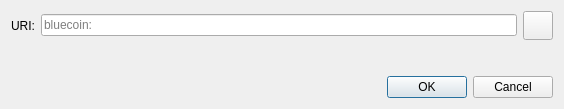
<?xml version="1.0" encoding="UTF-8"?>
<ui version="4.0">
 <class>OpenURIDialog</class>
 <widget class="QDialog" name="OpenURIDialog">
  <property name="geometry">
   <rect>
    <x>0</x>
    <y>0</y>
    <width>564</width>
    <height>109</height>
   </rect>
  </property>
  <property name="windowTitle">
   <string>Open bluecoin URI</string>
  </property>
  <layout class="QVBoxLayout" name="verticalLayout">
   <item>
    <layout class="QHBoxLayout" name="horizontalLayout">
     <item>
      <widget class="QLabel" name="label">
       <property name="text">
        <string>URI:</string>
       </property>
      </widget>
     </item>
     <item>
      <widget class="QValidatedLineEdit" name="uriEdit">
       <property name="placeholderText">
        <string notr="true">bluecoin:</string>
       </property>
      </widget>
     </item>
     <item>
      <widget class="QToolButton" name="pasteButton">
       <property name="toolTip">
        <string extracomment="Tooltip text for button that allows you to paste an address that is in your clipboard.">Paste address from clipboard</string>
       </property>
       <property name="text">
        <string/>
       </property>
       <property name="icon">
        <iconset resource="../bluecoin.qrc">
         <normaloff>:/icons/editpaste</normaloff>:/icons/editpaste
        </iconset>
       </property>
       <property name="iconSize">
        <size>
         <width>22</width>
         <height>22</height>
        </size>
       </property>
      </widget>
     </item>
    </layout>
   </item>
   <item>
    <spacer name="verticalSpacer">
     <property name="orientation">
      <enum>Qt::Vertical</enum>
     </property>
     <property name="sizeHint" stdset="0">
      <size>
       <width>20</width>
       <height>40</height>
      </size>
     </property>
    </spacer>
   </item>
   <item>
    <widget class="QDialogButtonBox" name="buttonBox">
     <property name="orientation">
      <enum>Qt::Horizontal</enum>
     </property>
     <property name="standardButtons">
      <set>QDialogButtonBox::Cancel|QDialogButtonBox::Ok</set>
     </property>
    </widget>
   </item>
  </layout>
 </widget>
 <customwidgets>
  <customwidget>
   <class>QValidatedLineEdit</class>
   <extends>QLineEdit</extends>
   <header>qt/qvalidatedlineedit.h</header>
  </customwidget>
 </customwidgets>
 <resources/>
 <connections>
  <connection>
   <sender>buttonBox</sender>
   <signal>accepted()</signal>
   <receiver>OpenURIDialog</receiver>
   <slot>accept()</slot>
   <hints>
    <hint type="sourcelabel">
     <x>248</x>
     <y>254</y>
    </hint>
    <hint type="destinationlabel">
     <x>157</x>
     <y>274</y>
    </hint>
   </hints>
  </connection>
  <connection>
   <sender>buttonBox</sender>
   <signal>rejected()</signal>
   <receiver>OpenURIDialog</receiver>
   <slot>reject()</slot>
   <hints>
    <hint type="sourcelabel">
     <x>316</x>
     <y>260</y>
    </hint>
    <hint type="destinationlabel">
     <x>286</x>
     <y>274</y>
    </hint>
   </hints>
  </connection>
 </connections>
</ui>
